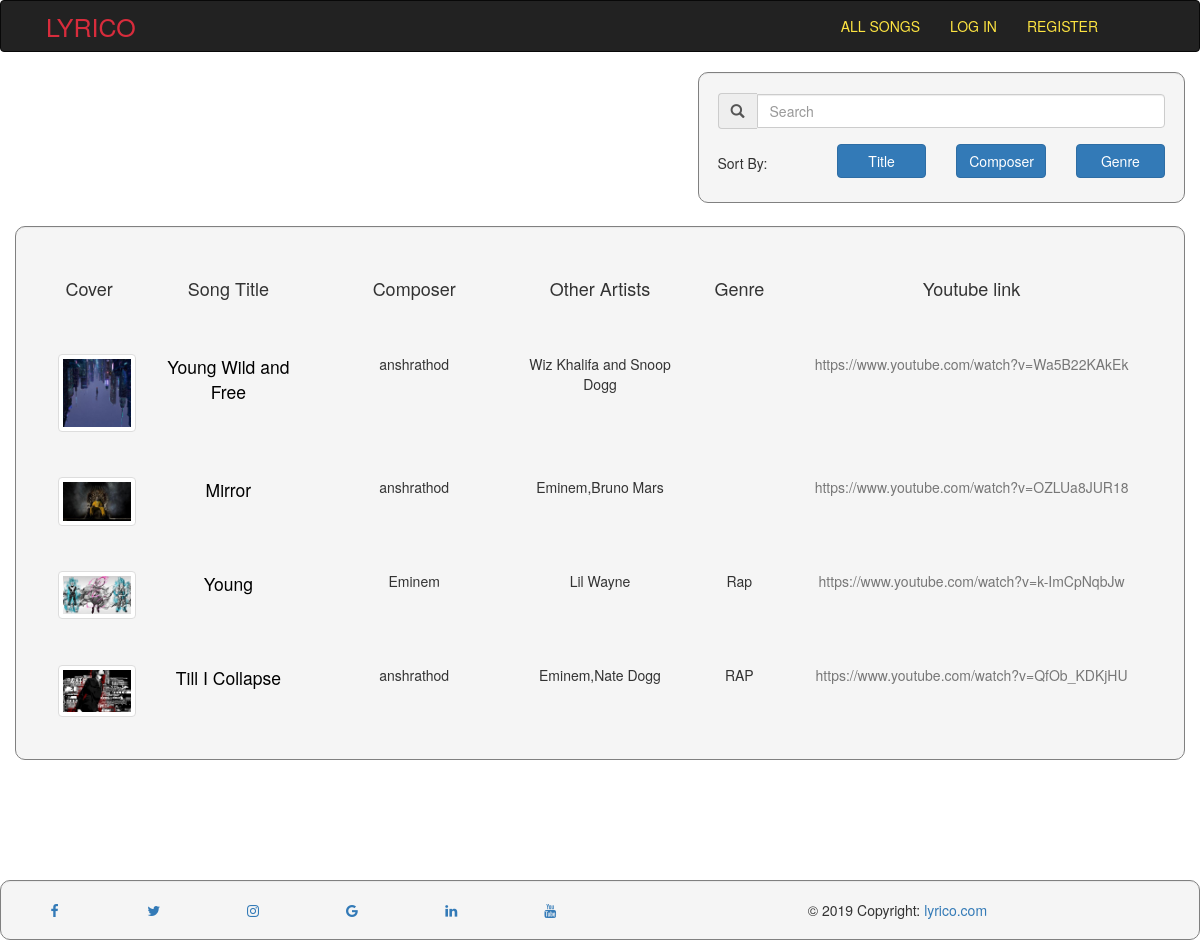
The app's page /songs/list, older data.
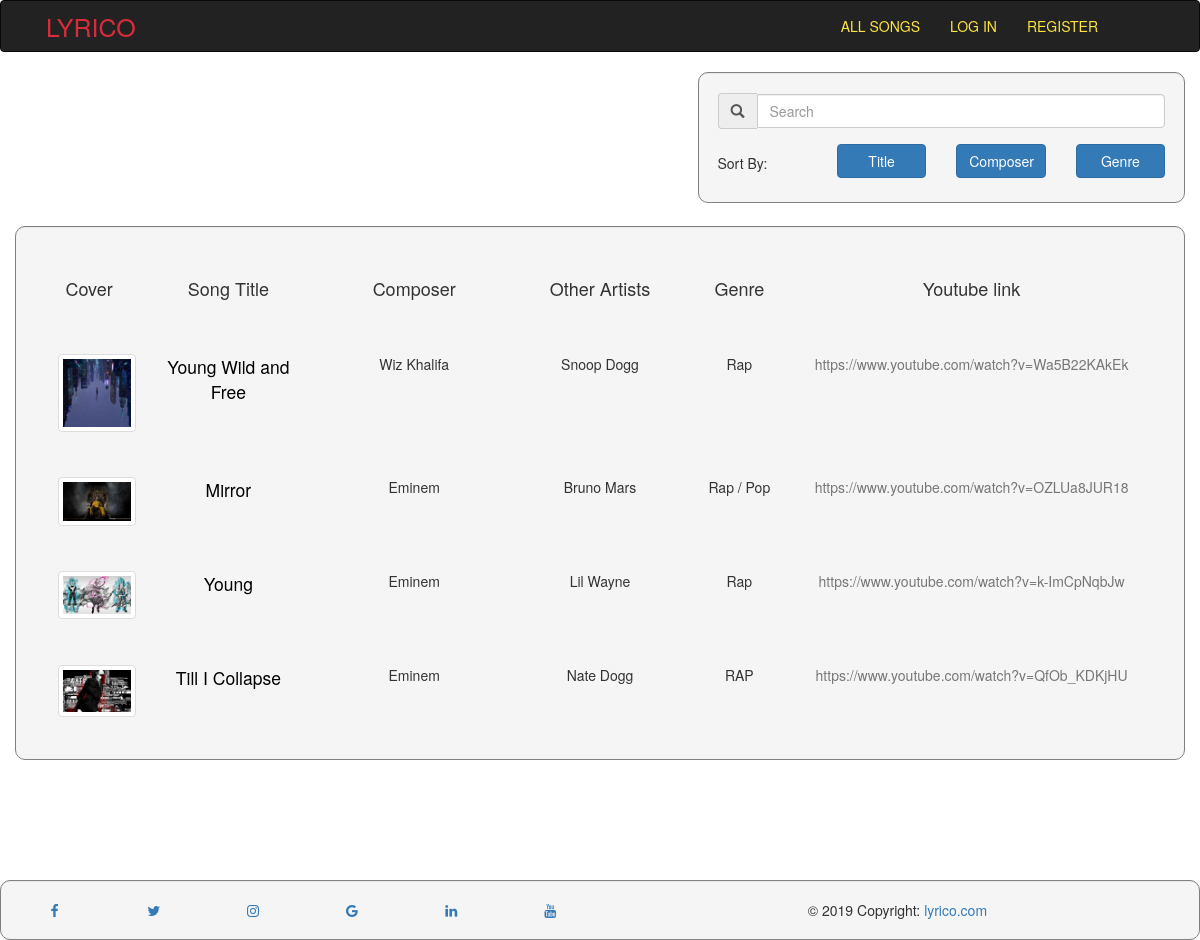
The same page, newer data.
### songs/models.py (models this page shows, shortened)
class Song(models.Model):
    title = models.CharField(max_length=100)
    lyrics = models.TextField()
    composer = models.CharField(max_length=100)
    featuring = models.TextField(blank=True)
    album = models.CharField(max_length=100)
    img = models.ImageField(upload_to='cover_pic/')
    link =  models.CharField(max_length=1000)  # embed link
    ytlink = models.CharField(max_length=1000 ,default='')
    genre = models.CharField(max_length=100,blank=True)
    audio = models.FileField(upload_to='audio/',default='')

### songs/views.py (the view, shortened to what this page needs)
# urls.py: path('songs/list',sviews.list,name='songs-listsongs'),
def list(request):
	songs = Song.objects.all()
	searchterm=''
	songz = zip(songs,range(len(songs)+1)[1:])
	context = {'searchterm': searchterm,'songs':songz}
	return render(request, 'songs/listview.html', context)

### songs/templates/songs/listview.html (shortened to what this page needs)
<!DOCTYPE html>
<html lang="en">
  <head>
    {% load static %}
    <link
      rel="stylesheet"
      href="https://maxcdn.bootstrapcdn.com/bootstrap/3.3.6/css/bootstrap.min.css"
    />
    <link
      rel="stylesheet"
      href="https://cdnjs.cloudflare.com/ajax/libs/font-awesome/4.7.0/css/font-awesome.min.css"
    />
  </head>
  <body>
    <nav class="navbar navbar-inverse fixed">
      <div class="row">
        <div class="float-lef">
          <div class="navbar-header">
            <a class="navbar-brand" href="{% url 'songs-home'%}"
              ><d style="color: #d82c3c; font-size: 25px; padding-left: 50%"
                >LYRICO</d
              ></a
            >
          </div>
        </div>
        <div style="float: right; padding-right: 5%; margin-right: 2%">
          <div class="collapse navbar-collapse" id="topNavBar">
            <ul class="nav navbar-nav">
              <li>
                <a style="color: #fde441" href="{% url 'songs-listsongs'%}"
                  >ALL SONGS</a
                >
              </li>
              {% if user.is_authenticated %}
              <li>
                <a style="color: #fde441" href="{% url 'songs-profile'%}"
                  >Welcome,{{user}}</a
                >
              </li>
              <li>
                <a style="color: #fde441" href="{% url 'songs-logout'%}"
                  >LOG OUT</a
                >
              </li>
              {% else %}
              <li>
                <a style="color: #fde441" href="{% url 'songs-login'%}"
                  >LOG IN</a
                >
              </li>
              <li>
                <a style="color: #fde441" href="{% url 'songs-signup'%}"
                  >REGISTER</a
                >
              </li>
              {% endif %}
            </ul>
          </div>
        </div>
      </div>
    </nav>
    <div class="container">
      <div class="row" id="songs">
        <div
          class="well col-md-5 col-xs-8 col-sm-8 col-lg-5"
          style="float: right"
        >
          <div class="form-group">
            <div class="input-group">
              <span class="input-group-addon glyphicon glyphicon-search"></span>
              <input
                class="search col-md-12 form-control"
                style="margin-top: 0.5%"
                placeholder="Search"
              />
            </div>
          </div>
          <div class="row">
            <p
              class="col-md-3 col-sm-3 col-xs-6 col-lg-3"
              style="margin-top: 2%"
            >
              Sort By:
            </p>
            <div class="col-md-3 col-sm-2 col-xs-12 col-lg-3">
              <button
                class="sort btn btn-primary btn-block"
                style="margin-top: 1%"
                data-sort="title"
              >
                Title
              </button>
            </div>
            <div class="col-md-3 col-sm-2 col-xs-12 col-lg-3">
              <button
                class="sort btn btn-primary btn-block"
                style="margin-top: 1%"
                data-sort="composer"
              >
                Composer
              </button>
            </div>
            <div class="col-md-3 col-sm-2 col-xs-12 col-lg-3">
              <button
                class="sort btn btn-primary btn-block"
                style="margin-top: 1%"
                data-sort="genre"
              >
                Genre
              </button>
            </div>
          </div>
        </div>
        <div
          class="well col-md-12 col-xs-12 col-sm-12 col-lg-12"
          style="margin-top: 2%"
        >
          <div class="row" style="padding: 2%">
            <div class="col-md-1 col-sm-6 col-xs-6 col-lg-1 text text-center">
              <h4>Cover</h4>
            </div>
            <div class="col-md-2 col-sm-6 col-xs-6 col-lg-2 text text-center">
              <h4>Song Title</h4>
            </div>
            <div class="col-md-2 col-sm-6 col-xs-6 col-lg-2 text text-center">
              <h4>Composer</h4>
            </div>
            <div class="col-md-2 col-sm-6 col-xs-6 col-lg-2 text text-center">
              <h4>Other Artists</h4>
            </div>
            <div class="col-md-1 col-sm-6 col-xs-6 col-lg-1 text text-center">
              <h4>Genre</h4>
            </div>
            <div class="col-md-4 col-sm-6 col-xs-6 col-lg-4 text text-center">
              <h4>Youtube link</h4>
            </div>
          </div>
          <div class="list">
            {% for song,range in songs %}
            <div class="row" style="padding: 2%">
              <div class="col-md-1 col-sm-4 col-xs-4 col-lg-1 text text-center">
                <img
                  class="id img-rounded img-thumbnail"
                  src="{{ song.img.url }}"
                  style="max-width: 125%; max-height: 125%"
                />
              </div>
              <div class="col-md-2 col-sm-6 col-xs-6 col-lg-2 text text-center">
                <a href="{% url 'songs-details' song.id %}">
                  <span
                    class="title text text-muted"
                    style="font-size: 125%; color: black"
                    >{{ song.title }}</span
                  >
                </a>
              </div>
              <div class="col-md-2 col-sm-6 col-xs-6 col-lg-2 text text-center">
                <span class="composer">{{ song.composer }}</span>
              </div>
              <div
                class="col-md-2 col-sm-6 col-xs-6 col-lg-2 text text-center featuring"
              >
                <p class="featuring mr-2">{{ song.featuring }}</p>
              </div>
              <div class="col-md-1 col-sm-6 col-xs-6 col-lg-1 text text-center">
                <span class="genre">{{ song.genre }}</span>
              </div>
              <div
                class="col-md-4 col-sm-12 col-xs-12 col-lg-4 text text-center"
              >
                <a class="ytlink text text-muted" href="{{ song.ytlink }}"
                  >{{ song.ytlink }}</a
                >
              </div>
            </div>
            {% endfor %}
          </div>
        </div>
      </div>
    </div>
  </body>
  <footer class="foooter">
    <div class="well">
      <div class="row">
        <div class="col-md-1 col-sm-1 col-xs-1 col-lg-1">
          <a href="#" class="fa fa-facebook"></a>
        </div>
        <div class="col-md-1 col-sm-1 col-xs-1 col-lg-1">
          <a href="#" class="fa fa-twitter"></a>
        </div>
        <div class="col-md-1 col-sm-1 col-xs-1 col-lg-1">
          <a href="#" class="fa fa-instagram"></a>
        </div>
        <div class="col-md-1 col-sm-1 col-xs-1 col-lg-1">
          <a href="#" class="fa fa-google"></a>
        </div>
        <div class="col-md-1 col-sm-1 col-xs-1 col-lg-1">
          <a href="#" class="fa fa-linkedin"></a>
        </div>
        <div class="col-md-1 col-sm-1 col-xs-1 col-lg-1">
          <a href="#" class="fa fa-youtube"></a>
        </div>
        <div class="col-md-6 col-sm-6 col-xs-6 col-lg-6 text-center">
          © 2019 Copyright:
          <a href="">lyrico.com</a>
        </div>
      </div>
    </div>
  </footer>
</html>

### songs/templates/songs/listview.html (style rules this page uses)
body { background: url("https://raw.githubusercontent.com/anshrathod/image/master/background_1200.jpg"); background-size: cover; background-repeat: repeat; overflow-x: hidden; }
.well { border-radius: 10px; border-color: grey; margin: 2%; margin-bottom: 0%; }
.foooter { position: relative; left: 0%; bottom: 0%; width: 100%; text-align: center; margin-top: 10%; }
.well { margin: 0%; }

Row changes from the older to the newer data that the page shows:
changed Song "Young Wild and Free": composer "anshrathod" → "Wiz Khalifa"; featuring "Wiz Khalifa and Snoop Dogg" → "Snoop Dogg"; genre (not shown) → "Rap"
changed Song "Mirror": composer "anshrathod" → "Eminem"; featuring "Eminem,Bruno Mars" → "Bruno Mars"; genre (not shown) → "Rap / Pop"
changed Song "Till I Collapse": composer "anshrathod" → "Eminem"; featuring "Eminem,Nate Dogg" → "Nate Dogg"
